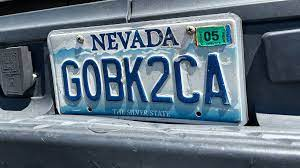
#> input picture src/Data/download.jpg, 300 x 168 px
$ python -i utils.py   (imports and definitions only)
#> lines starting #> are read from the running program, lines starting #| are printed output that depends on the picture; after the words box and inside, x2 and y2 are one past the last pixel; in counts of white or black regions, pixels touching at a corner belong together
#> further down, picture is the input picture: shape (168, 300, 3); mean B, G, R 126.8, 113.3, 96.9
import cv2 as cv
import easyocr
import json
import tkinter as tk


# Preprocess the cropped image for better ocr of license numbers
def preprocess(cropped_image):
    """
    Preprocessor for the reducing noise from the image
    Then eroding it to brighten up the thesholded crop
    Then we return the img
    """

    grayscale_image = cv.cvtColor(cropped_image, cv.COLOR_BGR2GRAY)  # Converts the image to grayscale
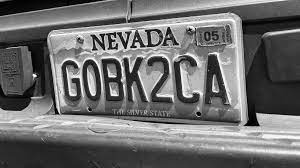
#> grayscale_image: shape (168, 300); min 0, max 254, mean 109.9
    _, thresholded_image = cv.threshold(grayscale_image, 0, 255, cv.THRESH_BINARY + cv.THRESH_OTSU)  # Getting the threshold of the image
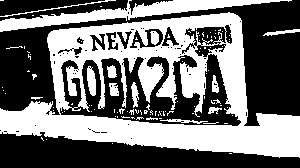
#> thresholded_image: shape (168, 300); 45% white; 102 white regions (88 under 20 px), largest, box (x1, y1, x2, y2) and area: (0, 12, 300, 158) 18550, (0, 0, 292, 32) 2627, (87, 66, 96, 96) 203
    img = cv.bitwise_not(thresholded_image)
    img = cv.erode(img, (9, 9), 8)  # Eroding to get a better and ligthen up image
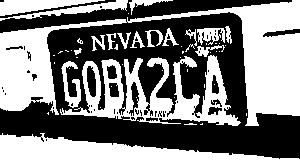
#> img: shape (168, 300); 51.1% white; 49 black regions (35 under 20 px), largest, box (x1, y1, x2, y2) and area: (0, 0, 300, 159) 23140, (0, 0, 116, 18) 265, (87, 66, 96, 97) 215

    return img


# Read the license plate from the cropped image
# [55 lines left out: functions read_license_plate, show_result, extract_results, not called in this run]

>>> import cv2
>>> picture = cv2.imread('Data/download.jpg')
>>> result = preprocess(picture)
